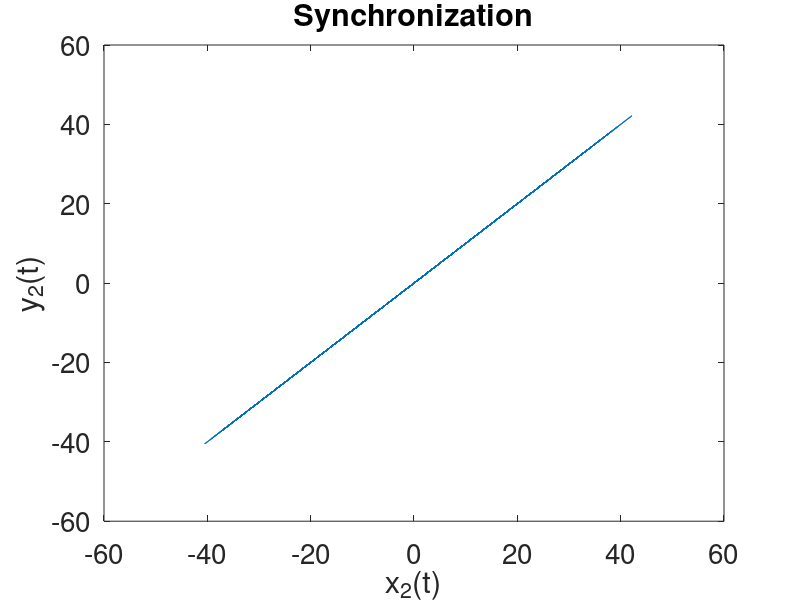

Write MATLAB code to recreate this figure.
% Program_21c.m: Chaos Synchronization.
% Chapter 21 - Chaos Control and Synchronization.
% Copyright Springer 2025. Stephen Lynch.
% Here y2=x(4) and y3=x(5).

sigma=16;r=45.92;b=4;
Lorenz_Synch=@(t,x) [...
                     % Driver.
                     sigma*(x(2)-x(1));r*x(1)-x(2)-x(1)*x(3);x(1)*x(2)-b*x(3);...
                     % Response.
                    -x(1)*x(5)+r*x(1)-x(4);x(1)*x(4)-b*x(5)]; 
options = odeset('RelTol',1e-4,'AbsTol',1e-4);
[t,xa]=ode45(Lorenz_Synch,[0 100],[15,20,30,20,30],options);
plot(xa(:,2),xa(:,4))
title('Synchronization')
set(gca,'FontSize',20);
xlabel('x_2(t)');
ylabel('y_2(t)');
% End of Program_21c.

